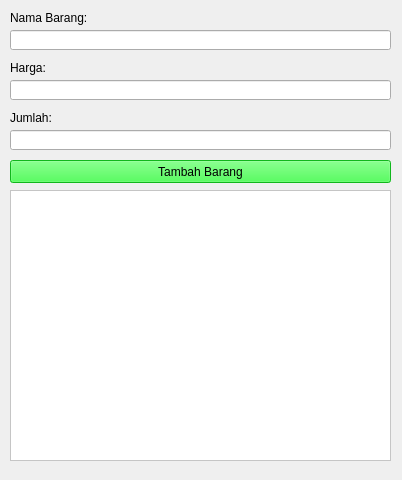
<?xml version="1.0" encoding="UTF-8"?>
<ui version="4.0">
 <class>Form</class>
 <widget class="QWidget" name="Struk Tagihan Belanja">
  <property name="geometry">
   <rect>
    <x>0</x>
    <y>0</y>
    <width>402</width>
    <height>480</height>
   </rect>
  </property>
  <property name="windowTitle">
   <string>Form</string>
  </property>
  <property name="styleSheet">
   <string notr="true">background-color: qlineargradient(spread:pad, x1:0, y1:0, x2:1, y2:0, stop:0 rgba(245, 224, 176, 255), stop:0.09 rgba(246, 189, 237, 255), stop:0.14 rgba(194, 207, 246, 255), stop:0.19 rgba(184, 160, 168, 255), stop:0.25 rgba(171, 186, 248, 255), stop:0.32 rgba(243, 248, 224, 255), stop:0.385 rgba(249, 162, 183, 255), stop:0.47 rgba(100, 115, 124, 255), stop:0.58 rgba(251, 205, 202, 255), stop:0.65 rgba(170, 128, 185, 255), stop:0.75 rgba(252, 222, 204, 255), stop:0.805 rgba(206, 122, 218, 255), stop:0.86 rgba(254, 223, 175, 255), stop:0.91 rgba(254, 236, 244, 255), stop:1 rgba(255, 191, 221, 255));</string>
  </property>
  <widget class="QLabel" name="label">
   <property name="geometry">
    <rect>
     <x>10</x>
     <y>10</y>
     <width>81</width>
     <height>16</height>
    </rect>
   </property>
   <property name="autoFillBackground">
    <bool>false</bool>
   </property>
   <property name="styleSheet">
    <string notr="true">background-color: &quot;transparent&quot;</string>
   </property>
   <property name="text">
    <string>Nama Barang:</string>
   </property>
  </widget>
  <widget class="QLabel" name="label_2">
   <property name="geometry">
    <rect>
     <x>10</x>
     <y>60</y>
     <width>81</width>
     <height>16</height>
    </rect>
   </property>
   <property name="styleSheet">
    <string notr="true">background-color: &quot;transparent&quot;</string>
   </property>
   <property name="text">
    <string>Harga:</string>
   </property>
  </widget>
  <widget class="QLabel" name="label_3">
   <property name="geometry">
    <rect>
     <x>10</x>
     <y>110</y>
     <width>81</width>
     <height>16</height>
    </rect>
   </property>
   <property name="styleSheet">
    <string notr="true">background-color: &quot;transparent&quot;</string>
   </property>
   <property name="text">
    <string>Jumlah:</string>
   </property>
  </widget>
  <widget class="QLineEdit" name="lineEdit">
   <property name="geometry">
    <rect>
     <x>10</x>
     <y>30</y>
     <width>381</width>
     <height>20</height>
    </rect>
   </property>
   <property name="styleSheet">
    <string notr="true">background-color:&quot;lightgrey&quot;</string>
   </property>
   <property name="text">
    <string/>
   </property>
  </widget>
  <widget class="QLineEdit" name="lineEdit_2">
   <property name="geometry">
    <rect>
     <x>10</x>
     <y>80</y>
     <width>381</width>
     <height>20</height>
    </rect>
   </property>
   <property name="styleSheet">
    <string notr="true">background-color:&quot;lightgrey&quot;</string>
   </property>
  </widget>
  <widget class="QLineEdit" name="lineEdit_3">
   <property name="geometry">
    <rect>
     <x>10</x>
     <y>130</y>
     <width>381</width>
     <height>20</height>
    </rect>
   </property>
   <property name="styleSheet">
    <string notr="true">background-color:&quot;lightgrey&quot;</string>
   </property>
  </widget>
  <widget class="QPushButton" name="pushButton">
   <property name="geometry">
    <rect>
     <x>10</x>
     <y>160</y>
     <width>381</width>
     <height>23</height>
    </rect>
   </property>
   <property name="styleSheet">
    <string notr="true">background-color: rgb(24, 255, 39);</string>
   </property>
   <property name="text">
    <string>Tambah Barang</string>
   </property>
  </widget>
  <widget class="QTextBrowser" name="lineEdit_4">
   <property name="geometry">
    <rect>
     <x>10</x>
     <y>190</y>
     <width>381</width>
     <height>271</height>
    </rect>
   </property>
   <property name="styleSheet">
    <string notr="true">background-color: rgb(255, 255, 255);</string>
   </property>
  </widget>
 </widget>
 <resources/>
 <connections/>
</ui>
